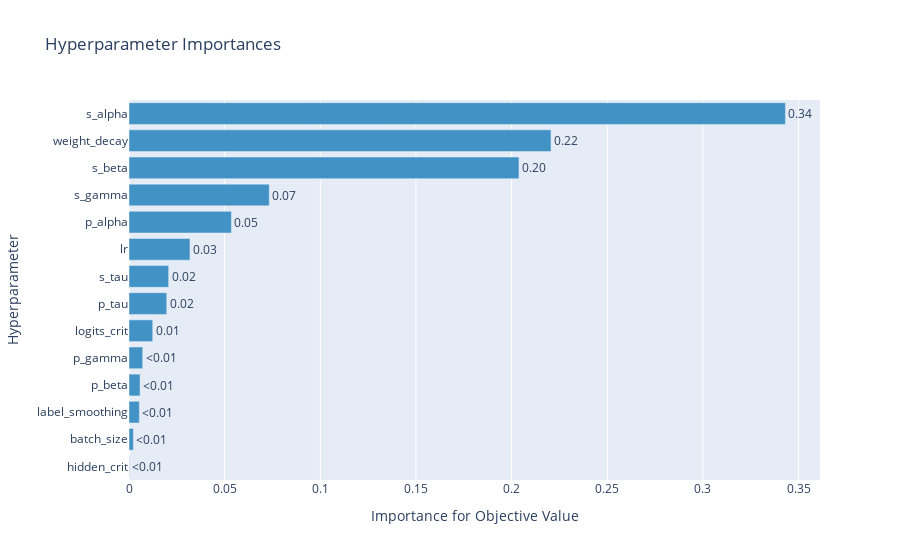

Notebook code for this chart:
### Code cell
optuna.visualization.plot_param_importances(study)

### Figure 1 — Plotly figure (JSON) as saved in the notebook; plotly's stock layout.template omitted (floating-point values rounded to 4 significant figures)
{"data": [{"cliponaxis": false, "hovertemplate": ["hidden_crit (CategoricalDistribution): 0.0001681033475798614<extra></extra>", "batch_size (CategoricalDistribution): 0.002298612963972149<extra></extra>", "label_smoothing (FloatDistribution): 0.005411236672676161<extra></extra>", "p_beta (FloatDistribution): 0.005781503858943254<extra></extra>", "p_gamma (FloatDistribution): 0.007173652294436356<extra></extra>", "logits_crit (CategoricalDistribution): 0.012394152290617265<extra></extra>", "p_tau (FloatDistribution): 0.019728467487799675<extra></extra>", "s_tau (FloatDistribution): 0.02073417667113579<extra></extra>", "lr (FloatDistribution): 0.031860897694137226<extra></extra>", "p_alpha (FloatDistribution): 0.05353498619093205<extra></extra>", "s_gamma (FloatDistribution): 0.0733156932294246<extra></extra>", "s_beta (FloatDistribution): 0.20384880453984644<extra></extra>", "weight_decay (FloatDistribution): 0.2206014109344343<extra></extra>", "s_alpha (FloatDistribution): 0.3431483018240649<extra></extra>"], "marker": {"color": "rgb(66,146,198)"}, "orientation": "h", "text": ["<0.01", "<0.01", "<0.01", "<0.01", "<0.01", "0.01", "0.02", "0.02", "0.03", "0.05", "0.07", "0.20", "0.22", "0.34"], "textposition": "outside", "type": "bar", "x": [0.0001681, 0.002299, 0.005411, 0.005782, 0.007174, 0.01239, 0.01973, 0.02073, 0.03186, 0.05353, 0.07332, 0.2038, 0.2206, 0.3431], "y": ["hidden_crit", "batch_size", "label_smoothing", "p_beta", "p_gamma", "logits_crit", "p_tau", "s_tau", "lr", "p_alpha", "s_gamma", "s_beta", "weight_decay", "s_alpha"]}], "layout": {"showlegend": false, "title": {"text": "Hyperparameter Importances"}, "xaxis": {"title": {"text": "Importance for Objective Value"}}, "yaxis": {"title": {"text": "Hyperparameter"}}}}
